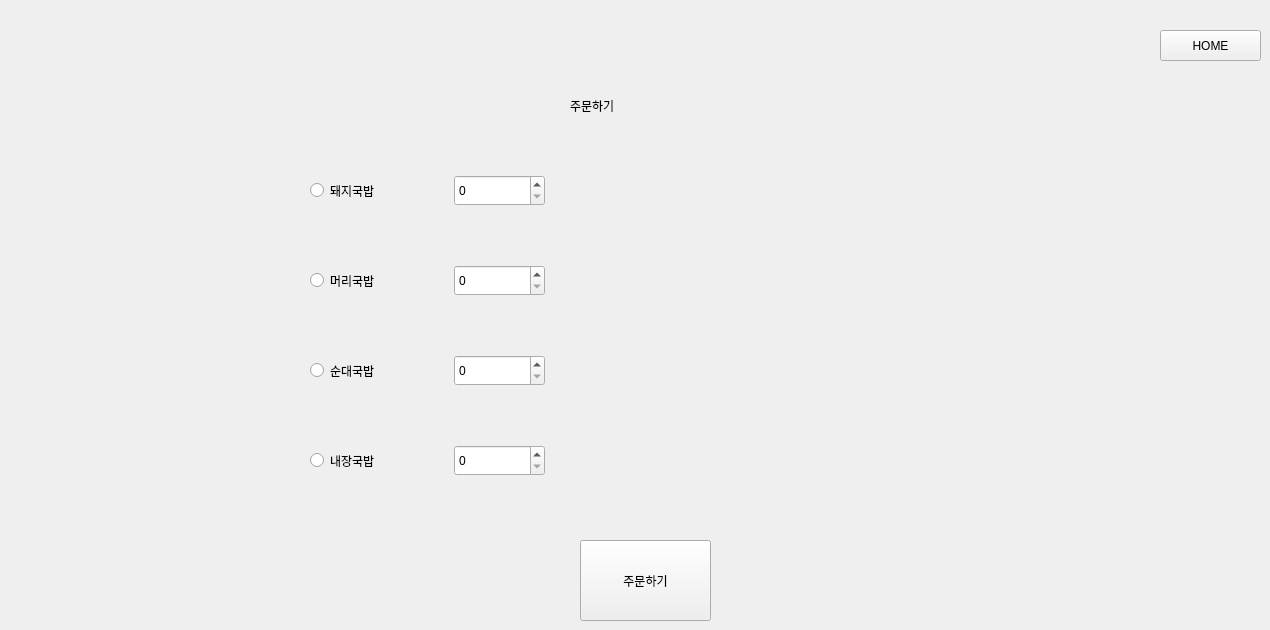
   <widget class="QWidget" name="page_5">
    <widget class="QLabel" name="label_15">
     <property name="geometry">
      <rect>
       <x>570</x>
       <y>70</y>
       <width>221</width>
       <height>71</height>
      </rect>
     </property>
     <property name="styleSheet">
      <string notr="true">font: 75 28pt &quot;Arial&quot;;</string>
     </property>
     <property name="text">
      <string>주문하기</string>
     </property>
    </widget>
    <widget class="QSpinBox" name="menu1count">
     <property name="geometry">
      <rect>
       <x>454</x>
       <y>175</y>
       <width>91</width>
       <height>31</height>
      </rect>
     </property>
     <property name="value">
      <number>0</number>
     </property>
    </widget>
    <widget class="QSpinBox" name="menu2count">
     <property name="geometry">
      <rect>
       <x>454</x>
       <y>265</y>
       <width>91</width>
       <height>31</height>
      </rect>
     </property>
    </widget>
    <widget class="QSpinBox" name="menu3count">
     <property name="geometry">
      <rect>
       <x>454</x>
       <y>355</y>
       <width>91</width>
       <height>31</height>
      </rect>
     </property>
    </widget>
    <widget class="QSpinBox" name="menu4count">
     <property name="geometry">
      <rect>
       <x>454</x>
       <y>445</y>
       <width>91</width>
       <height>31</height>
      </rect>
     </property>
    </widget>
    <widget class="QPushButton" name="menu_order">
     <property name="geometry">
      <rect>
       <x>580</x>
       <y>540</y>
       <width>131</width>
       <height>81</height>
      </rect>
     </property>
     <property name="text">
      <string>주문하기</string>
     </property>
    </widget>
    <widget class="QRadioButton" name="menu1">
     <property name="geometry">
      <rect>
       <x>310</x>
       <y>160</y>
       <width>131</width>
       <height>61</height>
      </rect>
     </property>
     <property name="styleSheet">
      <string notr="true">font: 14pt &quot;Arial&quot;;
font: 75 18pt &quot;Arial&quot;;</string>
     </property>
     <property name="text">
      <string>돼지국밥</string>
     </property>
    </widget>
    <widget class="QRadioButton" name="menu2">
     <property name="geometry">
      <rect>
       <x>310</x>
       <y>250</y>
       <width>131</width>
       <height>61</height>
      </rect>
     </property>
     <property name="styleSheet">
      <string notr="true">font: 14pt &quot;Arial&quot;;
font: 75 18pt &quot;Arial&quot;;</string>
     </property>
     <property name="text">
      <string>머리국밥</string>
     </property>
    </widget>
    <widget class="QRadioButton" name="menu3">
     <property name="geometry">
      <rect>
       <x>310</x>
       <y>340</y>
       <width>131</width>
       <height>61</height>
      </rect>
     </property>
     <property name="styleSheet">
      <string notr="true">font: 14pt &quot;Arial&quot;;
font: 75 18pt &quot;Arial&quot;;</string>
     </property>
     <property name="text">
      <string>순대국밥</string>
     </property>
    </widget>
    <widget class="QRadioButton" name="menu4">
     <property name="geometry">
      <rect>
       <x>310</x>
       <y>430</y>
       <width>131</width>
       <height>61</height>
      </rect>
     </property>
     <property name="styleSheet">
      <string notr="true">font: 14pt &quot;Arial&quot;;
font: 75 18pt &quot;Arial&quot;;</string>
     </property>
     <property name="text">
      <string>내장국밥</string>
     </property>
    </widget>
    <widget class="QPushButton" name="inquire_home_4">
     <property name="geometry">
      <rect>
       <x>1160</x>
       <y>30</y>
       <width>101</width>
       <height>31</height>
      </rect>
     </property>
     <property name="text">
      <string>HOME</string>
     </property>
    </widget>
   </widget>
